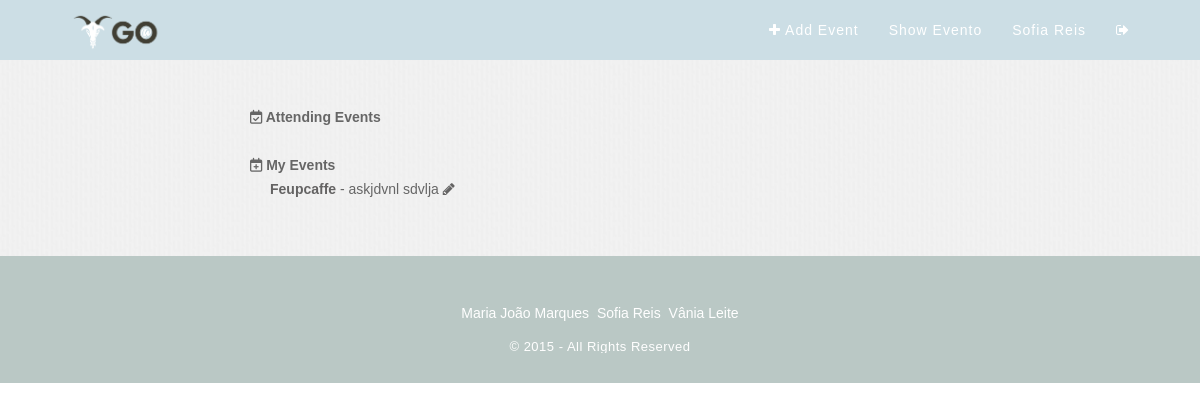
The page /?pagina=userPage (signed in) on the database as committed earlier.
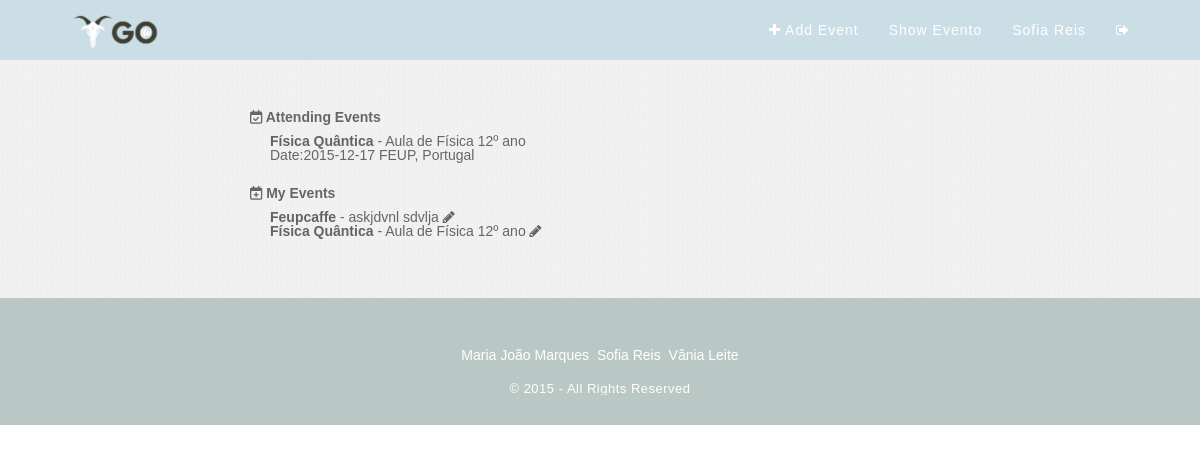
The same page on the database as committed later.
### tables this page shows
CREATE TABLE "Event" (
	`idEvent`	INTEGER PRIMARY KEY AUTOINCREMENT,
	`name`	TEXT NOT NULL,
	`description`	TEXT NOT NULL,
	`idImage`	INTEGER,
	`idType`	INTEGER,
	`date`	TEXT NOT NULL,
	`idUser`	INTEGER NOT NULL,
	`public`	INTEGER DEFAULT 0,
	`local`	TEXT
);

### php/loadEvent.php (called while the page is built, shortened)
<?
try {
  $db = new PDO('sqlite:./db/dboltw.db');
  $db->setAttribute(PDO::ATTR_ERRMODE, PDO::ERRMODE_EXCEPTION);
} catch (PDOException $e) {
    print "Error!: " . $e->getMessage() . "<br/>";
    die();
}
function getEventInfo($id){
  try{
    global $db;
    $stmt=$db->prepare("SELECT * FROM Event WHERE idEvent=:event_id");
    $stmt->bindValue(':event_id',$id,PDO::PARAM_STR);
    $found=$stmt->execute();
    $columns=$stmt->fetch();
    return $columns;
  }catch(PDOException $e){
    if(isset($_SESSION['user_id'])){
      $log=$e->getMessage()." ___Date=".date("Y-m-d")." ___ idUser=".$_SESSION['user_id'].PHP_EOL;
    }else{
      $log=$e->getMessage()." ___Date= ".date("Y-m-d")."\n";
    }
    error_log($log,3,"../error.log");
    return -1;
  }
}
function getEventGo($id){
  try{
    global $db;
    $stmt=$db->prepare("SELECT * FROM EventGo WHERE idUser=:id");
    $stmt->bindValue(':id',$id);
    $query = $stmt->execute();
    $result= $stmt->fetchAll();
    return $result;
  }
  catch(PDOException $e){
    if(isset($_SESSION['user_id'])){
      $log=$e->getMessage()." ___Date=".date("Y-m-d")." ___ idUser=".$_SESSION['user_id'].PHP_EOL;
    }else{
      $log=$e->getMessage()." ___Date= ".date("Y-m-d")."\n";
    }
    error_log($log,3,"../error.log");
    return -1;
  }
}
function getUserEvents($id){
  try{
    global $db;
    $stmt=$db->prepare("SELECT * FROM Event WHERE idUser=:id");
    $stmt->bindValue(':id',$id);
    $query = $stmt->execute();
    $result= $stmt->fetchAll();
    return $result;
  }
  catch(PDOException $e){
    if(isset($_SESSION['user_id'])){
      $log=$e->getMessage()." ___Date=".date("Y-m-d")." ___ idUser=".$_SESSION['user_id'].PHP_EOL;
    }else{
      $log=$e->getMessage()." ___Date= ".date("Y-m-d")."\n";
    }
    error_log($log,3,"../error.log");
    return -1;
  }
}
$eventsGo = getEventGo($_SESSION['user_id']);
$userEvents = getUserEvents($_SESSION['user_id']);
?>

### template/userPage.php (the view)
<? include_once 'php/loadEvent.php'; ?>
<section class="billboard-body-userpage">
<h1 id="userpageTitle"><span><i class="fa fa-calendar-check-o"></i> Attending Events </span></h1>
<div id="userEvents">
<?php
		for($i=0; $i < count($eventsGo); ++$i)
		{
				$event = getEventInfo($eventsGo[$i]['idEvent']);
				echo '<a href="./?pagina=showEvent&id='.$event['idEvent'].'""><span><b>'.$event['name'].'</b></span></a> - '.$event['description'].'<br><span>Date:'.$event['date'].'&nbsp;</span>'.$event['local'];
		}
?>
</div>
<br>
<h1 id="userpageTitle"><span><i class="fa fa-calendar-plus-o"></i></i> My Events </span></h1>
<div id="userEvents">
<?php
		for($i=0; $i < count($userEvents); ++$i)
		{
				$event = getEventInfo($userEvents[$i]['idEvent']);
				echo '<a href="./?pagina=showEvent&id='.$event['idEvent'].'""><span><b>'.$event['name'].'</b></span></a> - '.$event['description'].'
				  <a href="./?pagina=editEvent&id='.$event['idEvent'].'"><i class="fa fa-pencil"></i></a><br>';
		}
?>
</div>
</section>

Rows that differ between the two databases and show on the page:
added event: name "Física Quântica", description "Aula de Física 12º ano", date "2015-12-17", local "FEUP, Portugal"
